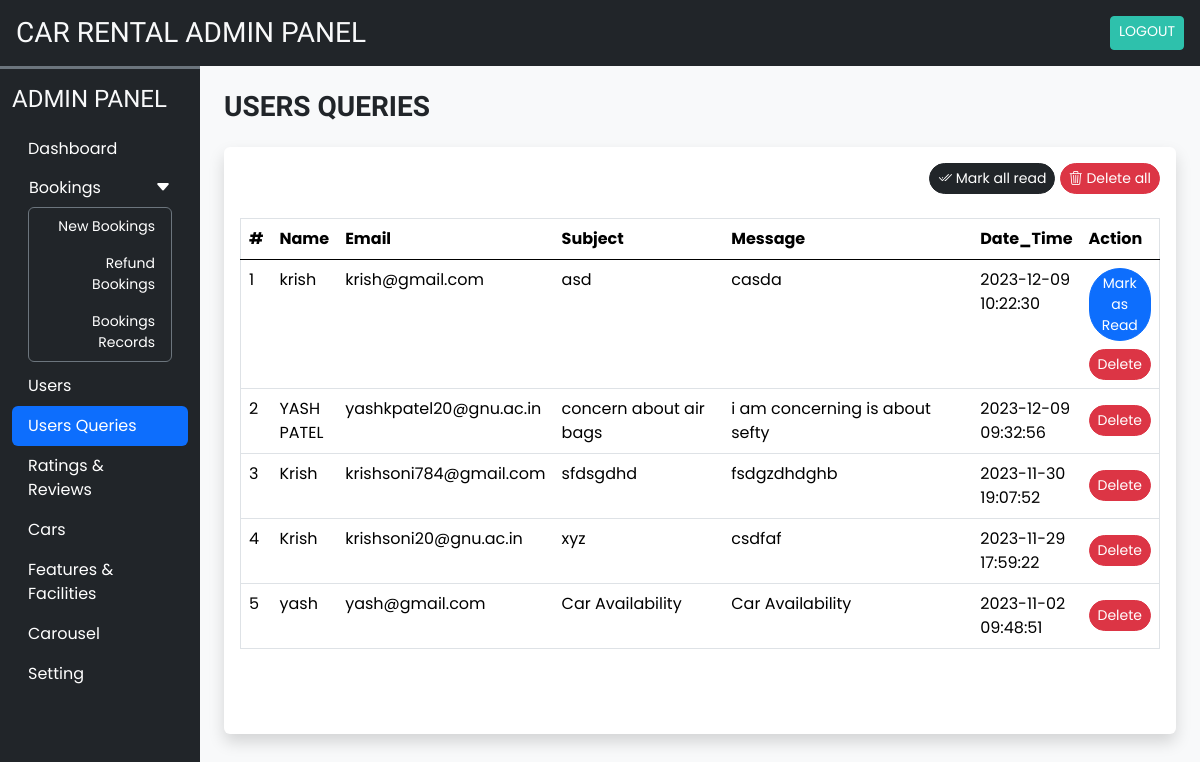
Page /admin/user_queries.php (signed in) on the committed database.
### tables this page shows
CREATE TABLE `user_queries` (
  `sr_no` int(11) NOT NULL,
  `name` varchar(50) NOT NULL,
  `email` varchar(150) NOT NULL,
  `subject` varchar(200) NOT NULL,
  `message` varchar(500) NOT NULL,
  `datentime` datetime NOT NULL DEFAULT current_timestamp(),
  `seen` tinyint(4) NOT NULL DEFAULT 0
);

### admin/user_queries.php (the view, shortened to what this page needs)
<!DOCTYPE html>
<html lang="en">
<head>
    <?php require("includes/links.php"); ?>
</head>
<body class="bg-light">
    <?php require("includes/header.php"); ?>
    <div class="container-fluid " id="main-content">
        <div class="row">
            <div class="col-lg-10 ms-auto p-4 overflow-hidden ">
                <h3 class="mb-4 h-font fw-bold">USERS QUERIES</h3>
                <div class="card border-0 shadow mb-4">
                    <div class="card-body">
                        <div class="text-end mb-4">
                            <a href="?seen=all" class="btn btn-dark rounded-pill btn-sm shadow-none ">
                                <i class="bi bi-check2-all"></i> Mark all read
                            </a>
                            <a href="?delete=all" class="btn btn-danger rounded-pill btn-sm shadow-none ">
                                <i class="bi bi-trash3"></i> Delete all
                            </a>
                        </div>
                        <div class="table-responsive-md " style="height: 500px; overflow-y: scroll ;">
                            <table class="table table-hover border">
                                <thead class="sticky-top">
                                    <tr class="bg-dark text-light">
                                        <th scope="col">#</th>
                                        <th scope="col">Name</th>
                                        <th scope="col">Email</th>
                                        <th scope="col" width="20%">Subject</th>
                                        <th scope="col" width="30%">Message</th>
                                        <th scope="col">Date_Time</th>
                                        <th scope="col">Action</th>
                                    </tr>
                                </thead>
                                <tbody>
                                    <?php
                                    $q = "SELECT * FROM user_queries ORDER BY `sr_no` DESC";
                                    $data = mysqli_query($con, $q);
                                    $i = 1;
                                    while ($row = mysqli_fetch_assoc($data)) {
                                        $seen = '';
                                        if ($row['seen'] != 1) {
                                            $seen = "<a href='?seen=$row[sr_no]' class='btn btn-sm rounded-pill btn-primary' >Mark as Read</a>";
                                        }
                                        $seen .= "<a href='?delete=$row[sr_no]' class='btn btn-sm rounded-pill btn-danger mt-2' >Delete</a>";
                                        echo <<<query
                                                <tr>
                                                    <td>$i</td>
                                                    <td>$row[name]</td>
                                                    <td>$row[email]</td>
                                                    <td>$row[subject]</td>
                                                    <td>$row[message]</td>
                                                    <td>$row[datentime]</td>
                                                    <td>$seen</td>
                                                </tr>
                                           query;
                                        $i++;
                                    }
                                    ?>
                                </tbody>
                            </table>
                        </div>
                    </div>
                </div>
            </div>
        </div>
    </div>
</body>
</html>

### admin/assets/css/common.css (style rules this page uses)
:root { --teal: #2ec1ac; --teal_hover: #279e8c; }
* { font-family: 'Poppins', sans-serif; }
.h-font { font-family: 'Merienda', cursive; }

### rows in the picture
user_queries: name "krish", email "krish@gmail.com", subject "asd", message "casda", datentime "2023-12-09 10:22:30"
user_queries: name "YASH PATEL", email "yashkpatel20@gnu.ac.in", subject "concern about air bags", message "i am concerning is about sefty", datentime "2023-12-09 09:32:56"
user_queries: name "Krish", email "krishsoni784@gmail.com", subject "sfdsgdhd", message "fsdgzdhdghb", datentime "2023-11-30 19:07:52"
user_queries: name "Krish", email "krishsoni20@gnu.ac.in", subject "xyz", message "csdfaf", datentime "2023-11-29 17:59:22"
user_queries: name "yash", email "yash@gmail.com", subject "Car Availability", message "Car Availability", datentime "2023-11-02 09:48:51"
